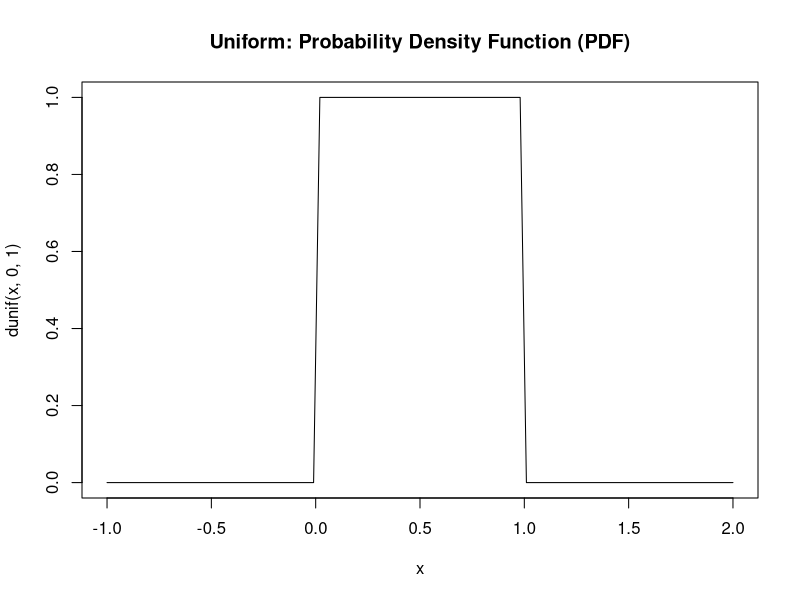
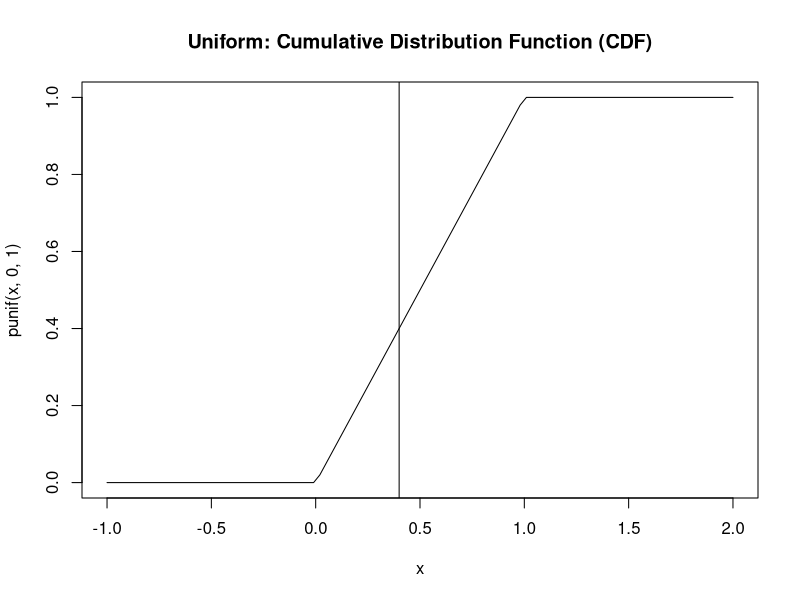
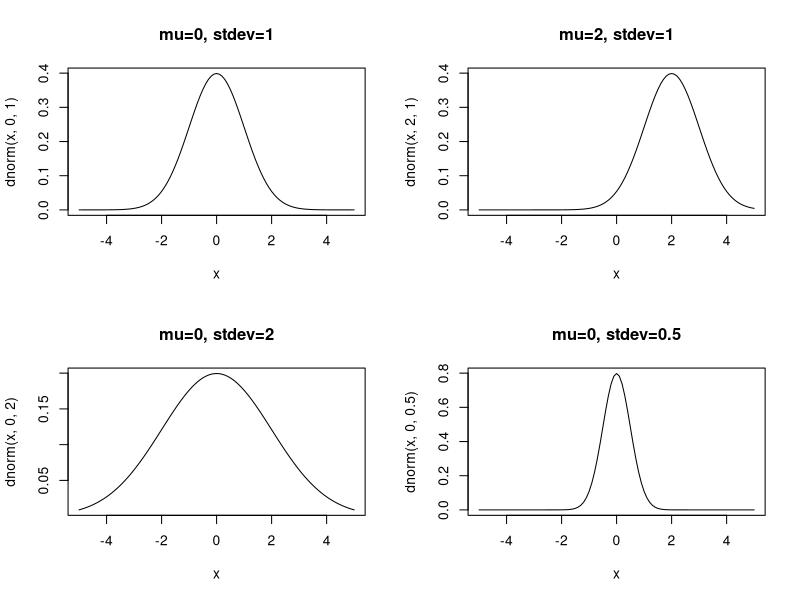
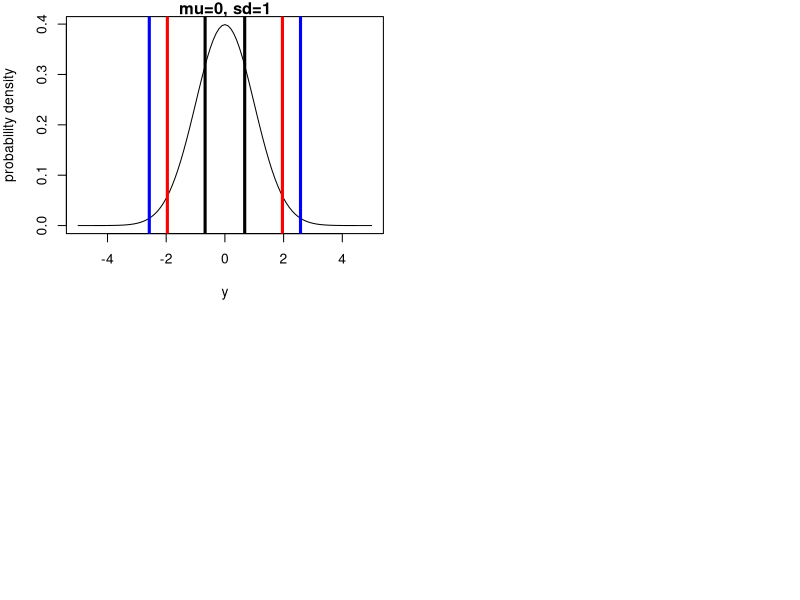

Reproduce these figures in R, in order.
#intro thinking to continuous
?dunif
dunif(0.4,min=0,max=1)
dunif(0.6,min=0,max=1)

dunif(1,min=0,max=10)
dunif(0:10,min=0,max=10)
dunif(0:10,min=0,max=100)

curve(dunif(x,0,1),main="Uniform: Probability Density Function (PDF)",ylim=c(0,1),xlim=c(-1,2))

curve(punif(x,0,1),main="Uniform: Cumulative Distribution Function (CDF)",xlim=c(-1,2))
punif(0.5,min=0,max=1)
abline(v = .4)

# Normal
#normal
windows()
par(mfrow=c(2,2))#this sets up a 2*2 plotting window
curve(dnorm(x,0,1),xlim=c(-5,5),main="mu=0, stdev=1")
curve(dnorm(x,2,1),xlim=c(-5,5),main="mu=2, stdev=1")
curve(dnorm(x,0,2),xlim=c(-5,5),main="mu=0, stdev=2")
curve(dnorm(x,0,0.5),xlim=c(-5,5),main="mu=0, stdev=0.5")

y<-c(1,3,7,100,1000,1001,1002)
mean(y)
median(y)

y<-c(1,3,7,100,1000,1001)
mean(y)
median(y)


#Variance - The expected variability around the location. For a normal distribution, this is described by the parameter σ, specifically, the variance is σ^2.
set.seed(2)
y<-rnorm(40,mean=10,sd=2) #draw 40 random variables from normal
mean(y)
SS <- sum((y-mean(y))^2)
SS/(length(y)-1)
var(y)
sqrt(var(y))
sd(y)
###Standard normal
#z = (Yi-mean(Y))/sd
zy <- (y-mean(y))/sd(y)
cbind(y,zy)

#Example
#For example, say that you have data on African elephant weights. Based on previous work, your estimate of mu is 5200kg and sigma is 1450kg for bull elephants, and your estimate of mu is 2600kg and sigma is 320kg for cow elephants. If you were to find two more elephants, one male and one female, and the male weighed 6700kg and the female weighed 4100kg, which of these two animals might you be tempted to describe as more "extraordinary"? They both weigh 1500kg above the mean (the expected value). By converting kgs into units of standard deviation, we see:


#For the male:
(6700-5200)/1450

#For the female:
(4100-2600)/320

inches<-c(4,7,6,4,5,3,2,4,5)
mean(inches)
sd(inches)

cm<-inches*2.54
mean(cm)
sd(cm)

zinches<-scale(inches)
zcm<-scale(cm)

mean(zinches)#pretty close to zero - rounding problems
mean(zcm)

sd(zinches)
sd(zcm)

qnorm(p = .25)
qnorm(p=.75)

qnorm(0.025);qnorm(0.975)
qnorm(0.005);qnorm(0.995)

par(mar=c(4,4,1,1))
curve(dnorm(x),xlim=c(-5,5),main="mu=0, sd=1",ylab="probability density",xlab="y")
abline(v=c(qnorm(0.25),qnorm(0.75)),lwd=3)
abline(v=c(qnorm(0.025),qnorm(0.975)),col="red",lwd=3)
abline(v=c(qnorm(0.005),qnorm(0.995)),col="blue",lwd=3)



#Coefficient of variation
y1<-rnorm(1000,10,2) #both y1 and y2 have the same sd
y2<-rnorm(1000,100,2)

sd(y1)
sd(y2)
CV1<-sd(y1)/mean(y1)
CV2<-sd(y2)/mean(y2)

#Law of large numbers
#The **law of large numbers** is a theorem that describes that the average of a large number of experiments (or samples) will become close to the true expected value.

#Say we take a random sample from a normal population with mu=10 and sigma=6. We can explore how close we get to the "true" population parameters as we increase sample size.


set.seed(2)
y<-rnorm(100000,10,6)
mean(y[1:10])
sd(y[1:10])
mean(y[1:100])
sd(y[1:100])
mean(y)
sd(y)
